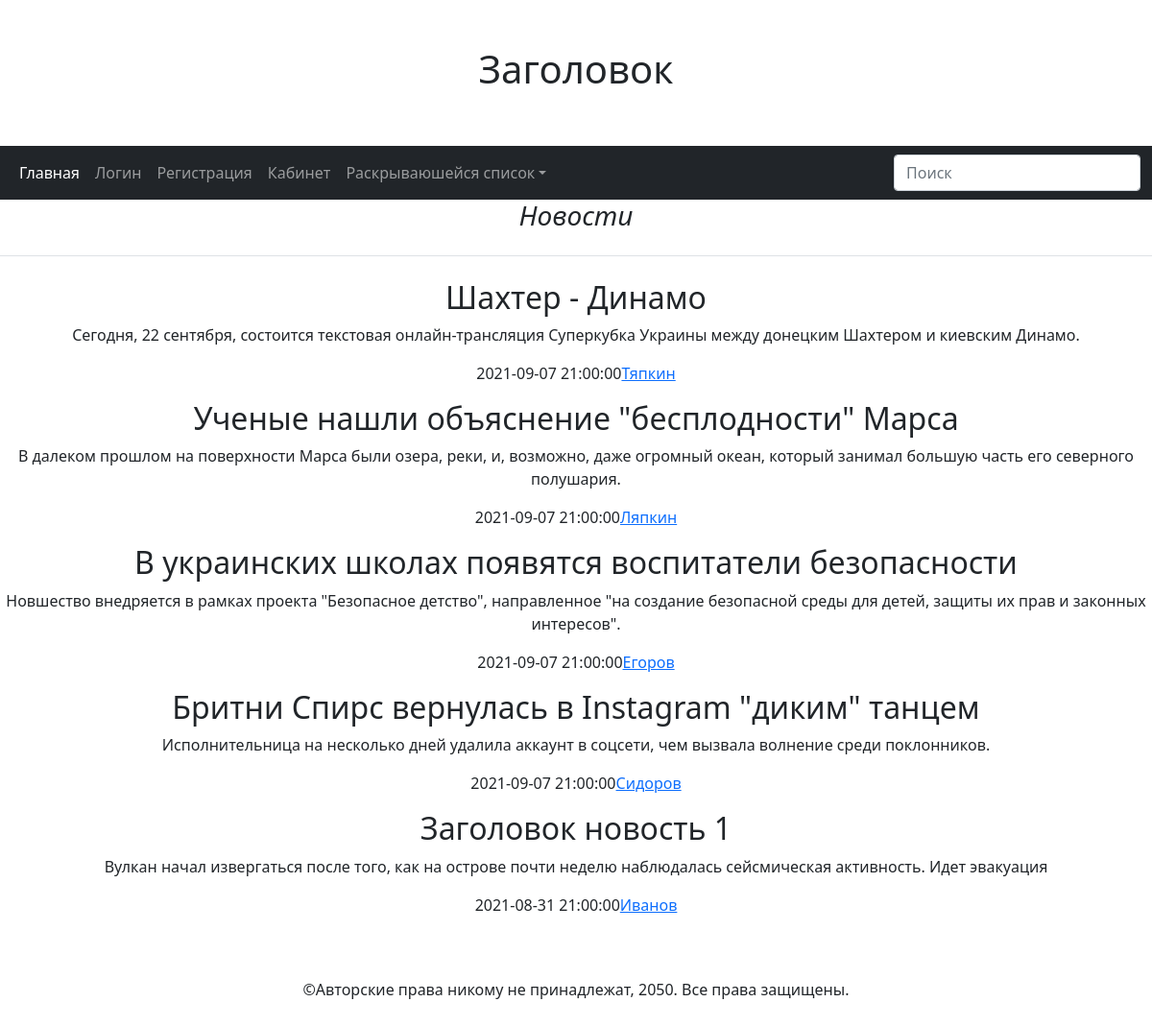
The page / on the database its author committed.
### tables this page shows
CREATE TABLE `news` (
  `id` int(11) NOT NULL,
  `title` varchar(255) NOT NULL,
  `date` timestamp NOT NULL DEFAULT CURRENT_TIMESTAMP,
  `content` text NOT NULL,
  `author_name` varchar(255) NOT NULL
);

### config/routes.php (called while the page is built)
<?php
return array (
    'news' => 'news/index',
);

### view/news/index.php (called while the page is built, shortened)
<?php
include_once (ROOT."/view/layouts/layouts.php");

### controllers/NewsController.php (called while the page is built)
<?php
include_once ROOT.'/models/News.php';
class NewsController {
    public function actionIndex() {
        $arrNews = array();
        $arrNews = News::getNewsList();
        require_once ROOT.'/view/news/index.php';
        return true;
    }
}

### index.php (called while the page is built, shortened)
<?php
require_once(ROOT.'/components/Router.php');
$router = new Router();
$router->run();

### models/News.php (called while the page is built, shortened)
<?php
class News {
    static function getNewsList() {
        $db = DB::getConnection();
        $result = $db->query('SELECT id, title, date, author_name, content FROM news ORDER BY  date  DESC LIMIT 10');
   	$i = 0;
	while($row = $result->fetch()) {
        	$arrNews[$i]['id'] = $row['id'];
		$arrNews[$i]['title'] = $row['title'];
		$arrNews[$i]['date'] = $row['date'];
		$arrNews[$i]['content'] = $row['content'];
                $arrNews[$i]['author_name'] = $row['author_name'];
		$i++;
	}
        return $arrNews;
    }
}

### view/newsList.php (the view)
<div class="col-md-12 text-center">
    <h3 class="pb-4 mb-4 fst-italic border-bottom">
        Новости
    </h3>
    <article class="blog-post">
        <?php foreach ($arrNews as $newsList): ?>
            <h2 class="blog-post-title"><?php echo $newsList['title']; ?></h2>
            <p class="blog-post-meta"><?php echo $newsList['content']; ?></p>
            <p class="blog-post-meta"><?php echo $newsList['date']; ?><a href="#"><?php echo $newsList['author_name']; ?></a></p>
        <?php endforeach; ?>
    </article>
</div>

### components/Router.php (shortened to what this page needs)
<?php
class Router {
	private $routes;
	public function __construct () {
		$routesPatch = ROOT.'/config/routes.php';
		$this->routes = include($routesPatch);
	}
	private function getURI () {
		if (!empty($_SERVER['REQUEST_URI'])) {
			return trim($_SERVER['REQUEST_URI'], '/');
		}
	}
	public function run () {
		$uri = $this->getURI();
		foreach ($this->routes as $uriPattern =>$path) {
			if (preg_match("~$uriPattern~", $uri)) {
				$internalRoute = preg_replace("~$uriPattern~", $path, $uri);
				$segments = explode('/' , $internalRoute);
				$controllerName = ucfirst(array_shift($segments).'Controller');
				$actionName = 'action'.ucfirst(array_shift($segments));
				$parameters = $segments;
				$controllerObject = new $controllerName;
				$result = call_user_func_array(array($controllerObject, $actionName),$parameters);
				if ($result != null) {
					break;
				}
			}
		}
	}
}

### view/layouts/layouts.php (shortened to what this page needs)
<!DOCTYPE html>
<html lang="ru">
    <head>
        <link href="https://cdn.jsdelivr.net/npm/bootstrap@5.1.1/dist/css/bootstrap.min.css" rel="stylesheet">
    </head>
    <body>
        <?php
        include_once ("header.php");
        include_once ("navigation.php");
        include_once ($connectionFile);
        include_once ("footer.php");
        ?>
    </body>
</html>

### view/layouts/header.php
<header class="container py-5 col-md-12 text-center">
      <h1>Заголовок</h1>
</header>

### view/layouts/navigation.php (shortened to what this page needs)
<nav class="navbar navbar-expand-lg navbar-dark bg-dark" aria-label="Fifth navbar example">
    <div class="container-fluid">
        <div class="navbar-collapse collapse show" id="navbarsExample05" style="">
            <ul class="navbar-nav me-auto mb-2 mb-lg-0">
                <li class="nav-item">
                    <a class="nav-link active" aria-current="page" href="http://localhost/news/index.php">Главная</a>
                </li>
                <li class="nav-item">
                    <a class="nav-link" href="http://localhost/news/view/login.php">Логин</a>
                </li>
                <li class="nav-item">
                    <a class="nav-link" href="http://localhost/news/view/registration.php">Регистрация</a>
                </li>
                <li class="nav-item">
                    <a class="nav-link" href="http://localhost/news/view/profile.php">Кабинет</a>
                </li>
                <li class="nav-item dropdown">
                    <a class="nav-link dropdown-toggle" href="#" id="dropdown05" data-bs-toggle="dropdown" aria-expanded="false">Раскрываюшейся список</a>
                </li>
            </ul>
            <form>
                <input class="form-control" type="text" placeholder="Поиск" aria-label="Search">
            </form>
        </div>
    </div>
</nav>

### view/layouts/footer.php
<footer class="container py-5 col-md-12 text-center">
    <p>©Авторские права никому не принадлежат, 2050. Все права защищены.</p>
</footer>

### rows shown on the page
news: title "Шахтер - Динамо", content "Сегодня, 22 сентября, состоится текстовая онлайн-трансляция Суперкубка Украины между донецким Шахтером и киевским Динамо.", date "2021-09-07 21:00:00", author_name "Тяпкин"
news: title "Ученые нашли объяснение \"бесплодности\" Марса", content "В далеком прошлом на поверхности Марса были озера, реки, и, возможно, даже огромный океан, который занимал большую часть его северного полушария.", date "2021-09-07 21:00:00", author_name "Ляпкин"
news: title "В украинских школах появятся воспитатели безопасности", content "Новшество внедряется в рамках проекта \"Безопасное детство\", направленное \"на создание безопасной среды для детей, защиты их прав и законных интересов\".", date "2021-09-07 21:00:00", author_name "Егоров"
news: title "Бритни Спирс вернулась в Instagram \"диким\" танцем", content "Исполнительница на несколько дней удалила аккаунт в соцсети, чем вызвала волнение среди поклонников.", date "2021-09-07 21:00:00", author_name "Сидоров"
news: title "Заголовок новость 1", content "Вулкан начал извергаться после того, как на острове почти неделю наблюдалась сейсмическая активность. Идет эвакуация", date "2021-08-31 21:00:00", author_name "Иванов"
